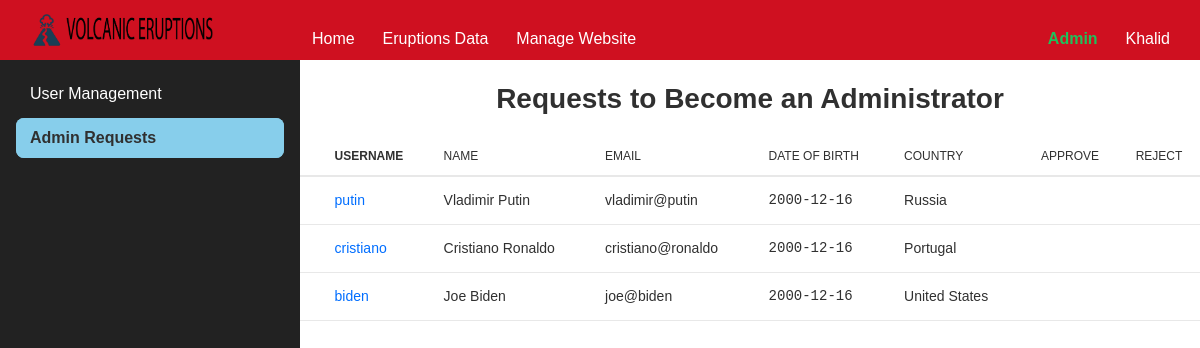
The app's page /admin/admin_requests (signed in) with its own data.
### myflask/models.py (models this page shows, shortened)
class User(db.Model, UserMixin):
    __tablename__ = "user"
    id = db.Column(db.Integer, primary_key=True)
    first_name = db.Column(db.String(25), nullable=False)
    last_name = db.Column(db.String(25), nullable=False)
    DOB = db.Column(db.Date, nullable=False)
    email = db.Column(db.Text, unique=True, nullable=False)
    username = db.Column(db.String(25), unique=True, nullable=False)
    password = db.Column(db.String(25), nullable=False)
    user_type = db.Column(db.Text, nullable=False)
    country = db.Column(db.Text, nullable=False)
    profile_pic = db.Column(db.String, nullable=False)

### myflask/auth/routes.py (the view)
@auth_bp.route("/admin/admin_requests")
@login_required
def admin_requests():
    if current_user.user_type == "admin":
        users = load_admin_requests()
        return render_template("admin_requests.html", title='Admin Requests', userlist=users)
    return redirect(url_for('main.index'))

### myflask/auth/routes.py (called while the page is built)
@login_manager.user_loader
def load_user(user_id):
    if user_id is not None:
        return User.query.get(user_id)
    return None

def load_admin_requests():
    return User.query.filter_by(user_type='A')

### myflask/templates/admin_requests.html (shortened to what this page needs)
{% extends "layout.html" %}
{% from "_formhelpers.html" import render_field %}
{% set page_name = 'admin_requests' %}
{% block content %}
    <div class="flex h-minus-nav">
        {% include 'sidebar_admin.html' %}
        <div class="container">
            <br>
            <h1 style="text-align: center">Requests to Become an Administrator</h1>
            <br>
            <table class="table">
                <thead>
                <tr>
                    <th></th>
                    <th class="is-bold">Username</th>
                    <th>Name</th>
                    <th>Email</th>
                    <th>Date of Birth</th>
                    <th>Country</th>
                    <th class="is-center">Approve</th>
                    <th class="is-center">Reject</th>
                </tr>
                </thead>
                <tbody>
                {% for eachuser in userlist %}
                    <tr>
                        {% if eachuser.user_type == 'admin' %}
                            <td class="is-center"
                            ><a><span class="d-icon d-security-verified-solid is-green-600"></span></a
                            ></td>
                        {% else %}
                            <td></td>
                        {% endif %}
                        <td><a href="/user/{{ eachuser.username }}">{{ eachuser.username }}</a></td>
                        <td>{{ eachuser.first_name }} {{ eachuser.last_name }}</td>
                        <td>{{ eachuser.email }}</td>
                        <td class="is-mono">{{ eachuser.DOB }}</td>
                        <td>{{ eachuser.country }}</td>
                        <td class="is-center"><a href="/user/{{ eachuser.username }}/make_admin"></a></td>
                        <td class="is-center"><a href="/user/{{ eachuser.username }}/reject_request"></a></td>
                    </tr>
                {% endfor %}
                </tbody>
            </table>
        </div>
    </div>
{% endblock %}

### myflask/templates/navbar.html (shortened to what this page needs)
<nav class="nav">
    <div class="nav-left">
        <img class="nav-brand" src="{{ url_for('static', filename='images/biglogo.png') }}" alt=""/>
    </div>
    {% if current_user.is_anonymous %}
        <div></div>
    {% else %}
        <div class="nav-responsive" id="navMenuContent">
            <div class="nav-center">
                <a class="nav-item" href="{{ url_for('main.index') }}">
                     Home
                </a>
                <a class="nav-item" href="{{ url_for('main.eruption_numbers') }}">
                     Eruptions Data
                </a>
                {% if current_user.user_type == 'admin' %}
                    <a class="nav-item" href="{{ url_for('auth.admin') }}">
                         Manage Website
                    </a>
                {% endif %}
            </div>
            <div class="nav-right">
                {% if current_user.user_type == 'admin' %}
                    <a class="nav-item is-bold is-green-500">
                         Admin
                    </a>
                {% elif current_user.user_type == 'A' %}
                    <a class="nav-item is-bold is-yellow-500">
                        <i class="d-icon d-security-verified-solid"></i> Pending
                    </a>
                {% endif %}
                <div class="menu menu--nav is-right">
                    <div class="nav-item menu-trigger">
                            {{ current_user.first_name }}
                    </div>
                </div>
            </div>
        </div>
    {% endif %}
</nav>

### myflask/static/css/denali-dark-theme.css (style rules this page uses)
html { font-size:10px;-moz-osx-font-smoothing:grayscale;-webkit-font-smoothing:antialiased }

### records on screen
User: first_name "Khalid"
User: user_type "A" (drawn), username "putin", first_name "Vladimir", last_name "Putin", email "vladimir@putin", DOB "2000-12-16", country "Russia"
User: user_type "A" (drawn), username "cristiano", first_name "Cristiano", last_name "Ronaldo", email "cristiano@ronaldo", DOB "2000-12-16", country "Portugal"
User: user_type "A" (drawn), username "biden", first_name "Joe", last_name "Biden", email "joe@biden", DOB "2000-12-16", country "United States"
